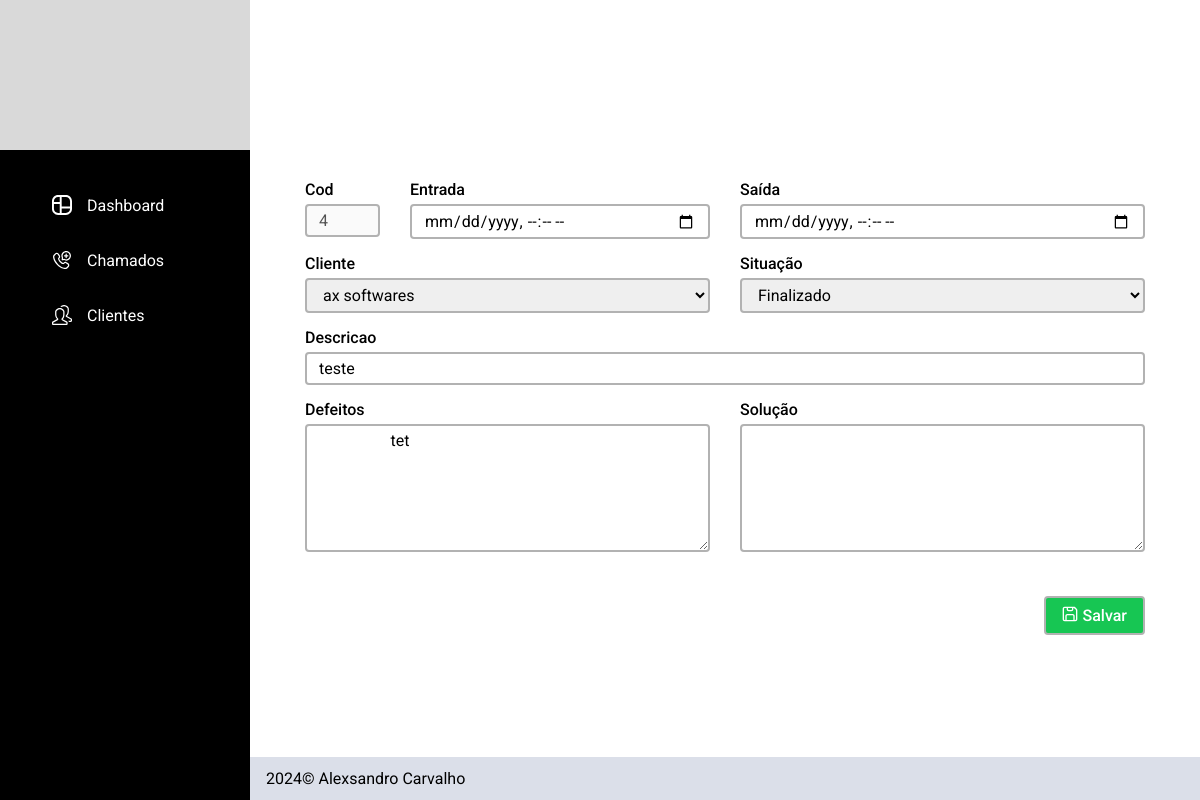
Page /editar_chamado?chamado=4 on the committed database.
### tables this page shows
CREATE TABLE chamados (
id INTEGER PRIMARY KEY,
usuario_id INTEGER NOT NULL,
cliente_id INTEGER NOT NULL,
status TEXT NOT NULL,
defeitos TEXT NOT NULL,
emissao TEXT NOT NULL,
encerramento TEXT,
descricao TEXT NOT NULL,
solucao TEXT,
FOREIGN KEY (usuario_id) REFERENCES usuarios (id),
FOREIGN KEY (cliente_id) REFERENCES clientes (id)
);

### app.py (the view)
@app.route("/editar_chamado")
def editar_chamado():
    db = opendb()
    cursor = db.cursor()
    chamado_id = request.args.get("chamado")
    cursor.execute("SELECT chamados.*, clientes.nome AS nome_cliente, clientes.id AS id_cliente FROM chamados JOIN clientes ON chamados.cliente_id = clientes.id WHERE chamados.id = ? AND chamados.usuario_id = ?", (chamado_id, USER))
    chamado = cursor.fetchone()
    cursor.execute("SELECT id, nome FROM clientes WHERE usuario_id = ?", (USER,))
    clientes = cursor.fetchall()
    closedb(db)
    return render_template("cadastrar_chamados.html", chamado=chamado, situacoes=SITUACOES, clientes=clientes)

### app.py (called while the page is built)
def opendb():
    connection = sqlite3.connect("sistema_chamados.db")
    connection.row_factory = sqlite3.Row
    return connection

def closedb(connection):
    connection.close()

### templates/cadastrar_chamados.html (shortened to what this page needs)
{% extends "layout.html" %}
{% block header %}
    <section class="conteudo_header wid_cad"></section>
{% endblock %}
{% block principal %}
    <div class="cadastrar_chamado_content">
        <form action="/cadastrar_chamados" method="post" class="form_cad_chamado">
            <div class="form_cad">
                <div class="sub_col2">
                    <div>
                        <label for="cod_chamado">Cod</label>
                        <input disabled type="text" id="cod_chamado" name="cod" value="{{ chamado['id'] if chamado else ''}}">
                    </div>
                    <div>
                        <label for="entrada_chamado">Entrada</label>
                        <input type="datetime-local" id="entrada_chamado" name="entrada">
                    </div>
                </div>
                <div>
                    <label for="saida_chamado">Saída</label>
                    <input type="datetime-local" id="saida_chamado" name="saida">
                </div>
                <div>
                    <label for="cliente_chamado">Cliente</label>
                    <select id="cliente_chamado" name="cliente">
                        {% for cliente in clientes %}
                            {% if chamado and chamado['id_cliente'] == cliente['id'] %}
                            <option selected value="{{chamado['id_cliente']}}">{{chamado['nome_cliente']}}</option>
                            {% else %}
                            <option value="{{cliente['id']}}">{{cliente["nome"]}}</option>
                            {% endif %}
                        {% endfor %}
                    </select>
                </div>
                <div>
                    <label for="status_chamado">Situação</label>
                    <select id="status_chamado" name="situacao">
                        {% for situacao in situacoes %}
                            {% if chamado and chamado['status'] == situacao %}
                                <option selected value="{{ chamado['status'] }}">{{ chamado['status'] | capitalize }}</option>
                            {% else %}
                                <option value="{{ situacao }}">{{ situacao | capitalize }}</option>
                            {% endif %}
                        {% endfor %}
                    </select>
                </div>
                <div class="col2">
                    <label for="desc_chamado">Descricao</label>
                    <input type="text" id="desc_chamado" name="descricao" value="{{ chamado['descricao'] if chamado else '' }}">
                </div>
                <div>
                    <label for="def_chamado">Defeitos</label>
                    <textarea id="def_chamado" name="defeitos" rows="6">{{ chamado['defeitos'] if chamado else ''}}
                    </textarea>
                </div>
                <div>
                    <label for="solucao_chamado">Solução</label>
                    <textarea id="solucao_chamado" name="solucao" rows="6">{{ chamado['solucao'] if chamado else ''}}
                    </textarea>
                </div>
            </div>
            <div class="btn_save_conteiner">
                <button class="btn_save"><img src="../static/img/icon/salvar.svg">Salvar</button>
            </div>
        </form>
    </div>
{% endblock %}

### static/css/estilo.css (style rules this page uses)
body { margin: 0px; font-family: "Roboto"; }
img { display: block; max-width: 100%; }
label, input { display: block; }
select { cursor: pointer; }
button { background: none; border: none; padding: 0; cursor: pointer; }

### static/css/cores.css (style rules this page uses)
:root { --azul: #1770FF; --azulClaro: #D1E6FF; --branco: #ffffff; --pretoSidebar: #0D0E12; --cinzaFooter : #DBDFE9; --verde: #17C653; --amarelo: #F6C000; --vermelho: #F8285A; --cinzaBorda: #B2B2B2; }

### static/css/dashboard.css (style rules this page uses)
.conteudo_principal, .conteudo_header { padding: 0 15px; }
.conteudo_header { height: 150px; }

### static/css/cad_chamados.css (style rules this page uses)
.wid_cad { max-width: 1100px; margin: 0 auto; }
.col2 { grid-column: 1/-1; }
.sub_col2 { display: grid; grid-template-columns: 1fr 4fr; gap: 30px; }
.form_cad label { font-weight: 500; margin-bottom: 5px; }
.form_cad input, .form_cad textarea, .form_cad select { width: 100%; box-sizing: border-box; font-size: 1rem; padding: 5px 12px; border-radius: 4px; border: 2px solid var(--cinzaBorda); font-family: "Roboto"; }
.form_cad { display: grid; grid-template-columns: 1fr 1fr; gap: 15px 30px; }
.form_cad { padding: 30px 40px; border-radius: 10px; margin-bottom: 10px; }
.btn_save { display: flex; gap: 5px; font-size: 1rem; font-family: "Roboto"; font-weight: 500; color: var(--branco); background: var(--verde); padding: 8px 16px; border: 2px solid var(--cinzaBorda); border-radius: 4px; }
.btn_save_conteiner { display: flex; justify-content: end; padding: 0 40px; }

### rows in the picture
chamados: cod "4", situacao "Finalizado", descricao "teste", defeitos "tet"

### other values in the picture
form field cliente "ax softwares"
